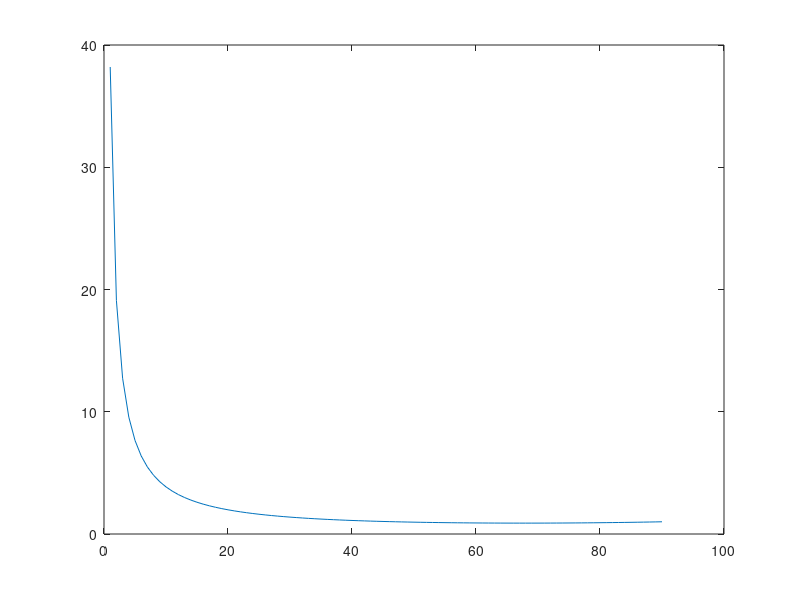

Reproduce this figure in MATLAB.
%r  = 1;
%L  = 2;
%RF = 1;  % Rotational force on the gear
%k  = r/L;


k  = 0.5;
RF = 1;

theta_r_deg = [0:90];
theta_r_rad = pi/180*theta_r_deg;


theta_rad   = asin(k*sin(theta_r_rad));

for i= 1:91
EF(i) = RF*cos(theta_rad(i))/sin(theta_rad(i) + theta_r_rad(i)); % External force on the plunger
end

plot(theta_r_deg,EF);